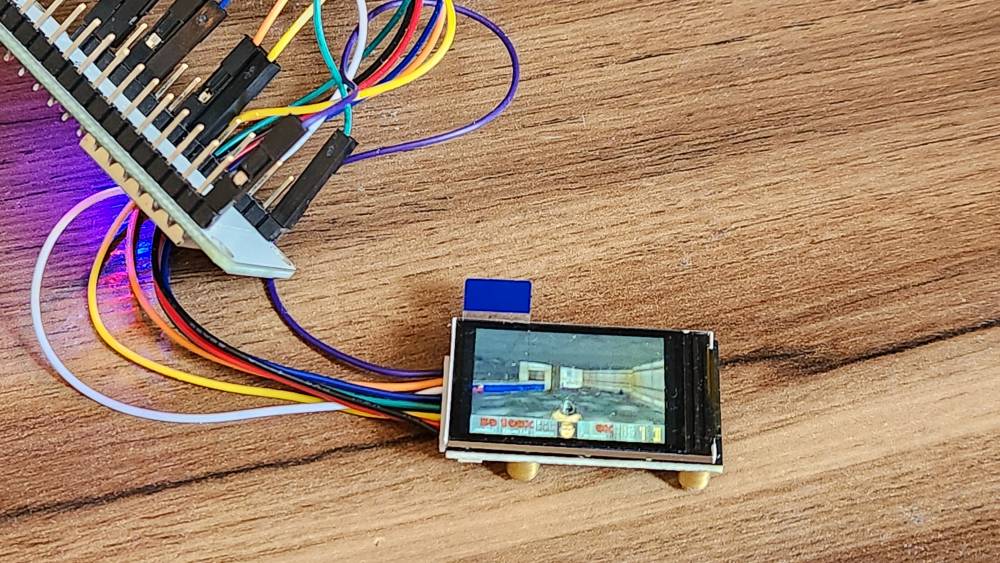
#> input picture image.jpg, 4000 x 2252 px, given in place of video.mp4, which was not available (shown at 1/4 size)
$ python send.py
#> lines starting #> are read from the running program, lines starting #| are printed output that depends on the picture; pictures that were not available may be replaced by others from this repository, and a replacement may not be noted
import cv2
import serial
import time
import struct
import numpy as np

# UART port configuration
SERIAL_PORT = "/dev/ttyUSB0"  # On Windows use "COM3" or "COM4"
BAUD_RATE = 921600  # Keep a stable speed

# Open the serial port
ser = serial.Serial(SERIAL_PORT, BAUD_RATE, timeout=2)

# Load the video
video_path = "video.mp4"
cap = cv2.VideoCapture(video_path)

# Variables for frame comparison
prev_frame = None
frame_skip_threshold = 500  # If the change is below this value, we do not send the frame

print("Starting video transmission...")

while cap.isOpened():
    ret, frame = cap.read()
#> frame is the input picture: shape (2252, 4000, 3); mean B, G, R 109, 131.1, 162.4
    if not ret:
        cap.set(cv2.CAP_PROP_POS_FRAMES, 0)  # Restart video when reaching the end
        continue

    # Resize the frame to optimize performance
    frame = cv2.rotate(frame, cv2.ROTATE_90_CLOCKWISE)
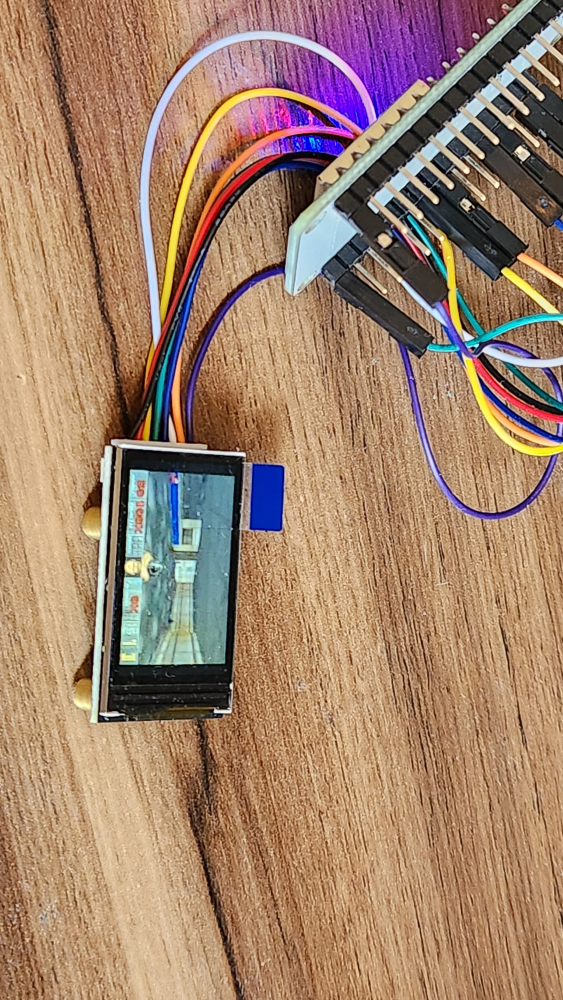
#> frame: shape (4000, 2252, 3) (shown at 1/4 size); mean B, G, R 109, 131.1, 162.4
    frame = cv2.resize(frame, (135, 240))
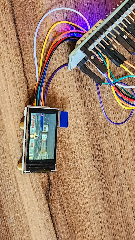
#> frame: shape (240, 135, 3); mean B, G, R 108.7, 130.8, 162.2

    # Convert to grayscale to detect changes (more efficient than color)
    gray_frame = cv2.cvtColor(frame, cv2.COLOR_BGR2GRAY)
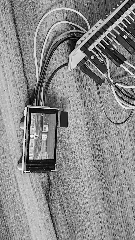
#> gray_frame: shape (240, 135); min 1, max 250, mean 137.7

    # Compare with the previous frame, and if the change is below the threshold, skip it
    if prev_frame is not None:
        diff = cv2.absdiff(prev_frame, gray_frame)  # Detect differences between frames
        if cv2.countNonZero(diff) < frame_skip_threshold:  # If the change is minimal, skip the frame
            continue

    # Save the current frame for the next comparison
    prev_frame = gray_frame.copy()

    # Compress the image to JPEG with optimized quality
    _, buffer = cv2.imencode(".jpg", frame, [cv2.IMWRITE_JPEG_QUALITY, 25])
#> buffer = 6314 values, max 255 at index 0, min 0 at index 4, mean 125.1
    jpeg_bytes = buffer.tobytes()
    frame_size = len(jpeg_bytes)
#> frame_size = 6314

    print(f"Sending JPEG of {frame_size} bytes...")
#> (printed output is left out)

    # Clear the input buffer before sending new data
    ser.reset_input_buffer()

    # Send synchronization header: 0xAA 0x55
    ser.write(b'\xAA\x55')

    # Send the frame size as a 4-byte integer (little-endian)
    ser.write(struct.pack('<I', frame_size))

    # Send JPEG data in larger chunks (2048 bytes)
    chunk_size = 2048
    for i in range(0, frame_size, chunk_size):
        ser.write(jpeg_bytes[i:i+chunk_size])
        time.sleep(0.0003)  # Small delay to avoid saturating UART

    # Wait for the ESP32 response
    response = ser.read()
    print(f"ESP32 response: {response}")

    # Try to increase FPS by reducing delay
    time.sleep(1/30)  # Attempt to reach 30 FPS

cap.release()
ser.close()
